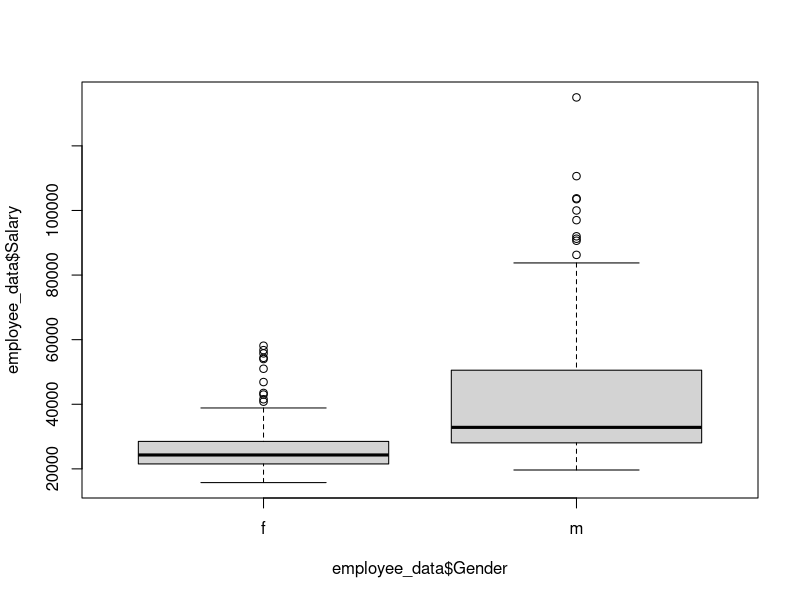
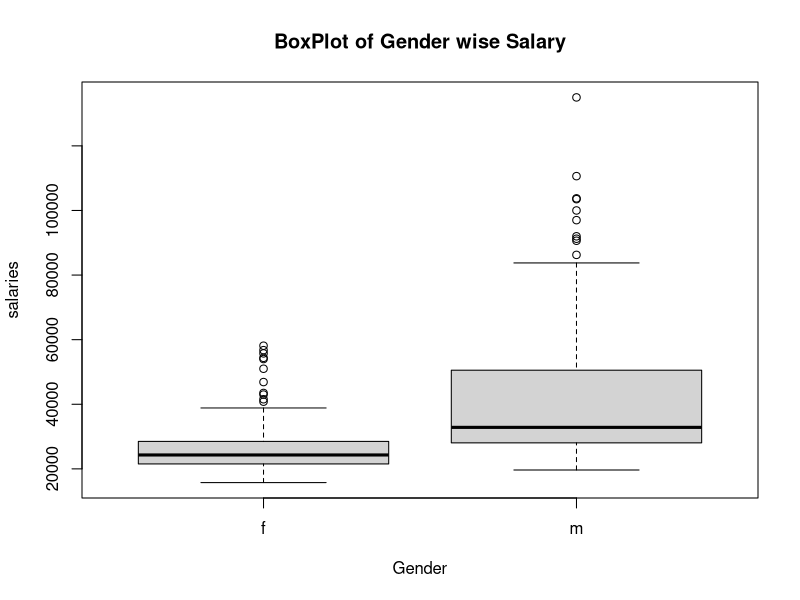
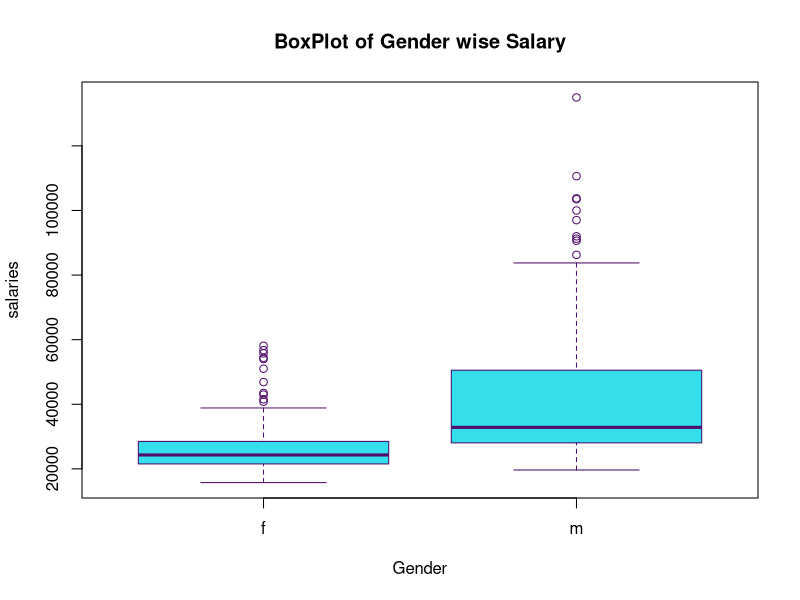
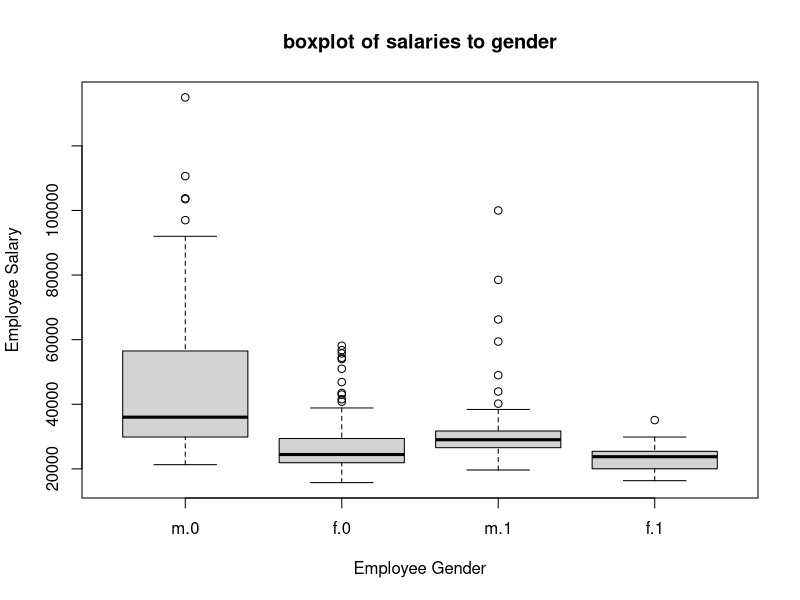

Generate these figures, in order, with R:
library(readxl)
employee_data <- read_excel("Employee.xls", col_types = c("numeric", 
                                                     "text", "date", "numeric", "numeric", 
                                                     "numeric", "numeric", "numeric"))
View(employee_data)


##############################################BOXPLOT#############################################################

boxplot(employee_data$Salary ~ employee_data$Gender)

#label in terms of x and y axis

boxplot(Salary ~ Gender,data=employee_data,main="BoxPlot of Gender wise Salary",
        xlab = "Gender",ylab = "salaries")
#coloring
boxplot(Salary ~ Gender,data=employee_data,main="BoxPlot of Gender wise Salary",
        xlab = "Gender",ylab = "salaries",
        col="#34deeb",border="#4f0e6b")

#groupings
library(readxl)
employee_data <- read_excel("Employee.xls", col_types = c("numeric", 
                                                     "text", "date", "numeric", "numeric", 
                                                     "numeric", "numeric", "numeric"))
View(employee_data)
employee_data$Gender <- factor(employee_data$Gender, levels = c("m","f"))
boxplot(employee_data$Salary ~ employee_data$Gender * employee_data$Minority,main="boxplot of salaries to gender",xlab ="Employee Gender",ylab = "Employee Salary")
